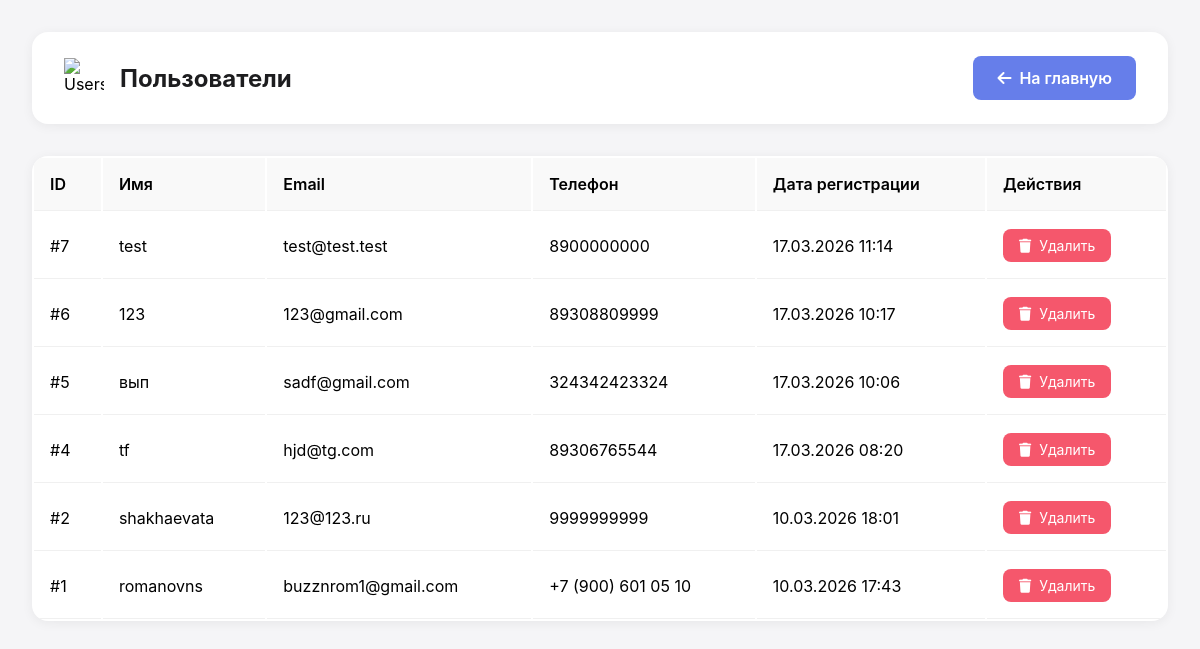
The page /admin/users.php (signed in) on the database its author committed.
### tables this page shows
CREATE TABLE `users` (
  `id` int(11) NOT NULL,
  `username` varchar(100) NOT NULL,
  `password` varchar(255) NOT NULL,
  `email` varchar(255) NOT NULL,
  `phone` varchar(20) DEFAULT NULL,
  `role` enum('admin','user') DEFAULT 'user',
  `created_at` timestamp NULL DEFAULT current_timestamp()
);

### admin/users.php (the view, shortened to what this page needs)
<?php
$conn = getDBConnection();
$users = $conn->query("SELECT * FROM users WHERE role = 'user' ORDER BY created_at DESC")->fetch_all(MYSQLI_ASSOC);
?>
<!DOCTYPE html>
<html lang="ru">
<head>
    <link rel="stylesheet" href="https://cdnjs.cloudflare.com/ajax/libs/font-awesome/6.4.0/css/all.min.css">
</head>
<body>
    <div class="container">
        <div class="header">
            <div class="header-left">
                <img src="https://cdn-icons-png.flaticon.com/512/1077/1077114.png" alt="Users">
                <h1>Пользователи</h1>
            </div>
            <a href="index.php" class="back-btn">
                <i class="fas fa-arrow-left"></i> На главную
            </a>
        </div>
        <table>
            <thead>
                <tr>
                    <th>ID</th>
                    <th>Имя</th>
                    <th>Email</th>
                    <th>Телефон</th>
                    <th>Дата регистрации</th>
                    <th>Действия</th>
                </tr>
            </thead>
            <tbody>
                <?php foreach ($users as $u): ?>
                <tr>
                    <td>#<?= $u['id'] ?></td>
                    <td><?= htmlspecialchars($u['username']) ?></td>
                    <td><?= htmlspecialchars($u['email']) ?></td>
                    <td><?= htmlspecialchars($u['phone'] ?? '-') ?></td>
                    <td><?= date('d.m.Y H:i', strtotime($u['created_at'])) ?></td>
                    <td>
                        <a href="?delete=<?= $u['id'] ?>" class="btn btn-danger" onclick="return confirm('Удалить пользователя?')">
                            <i class="fas fa-trash"></i> Удалить
                        </a>
                    </td>
                </tr>
                <?php endforeach; ?>
            </tbody>
        </table>
    </div>
</body>
</html>

### admin/users.php (style rules this page uses)
* { margin: 0; padding: 0; box-sizing: border-box; }
body { font-family: -apple-system, BlinkMacSystemFont, sans-serif; background: #f5f5f7; padding: 2rem; }
.container { max-width: 1400px; margin: 0 auto; }
.header { display: flex; justify-content: space-between; align-items: center; margin-bottom: 2rem; background: white; padding: 1.5rem 2rem; border-radius: 1rem; box-shadow: 0 2px 12px rgba(0,0,0,0.06); }
.header-left { display: flex; align-items: center; gap: 1rem; }
.header-left img { width: 40px; height: 40px; }
.header h1 { font-size: 1.5rem; color: #1d1d1f; }
.back-btn { display: inline-flex; align-items: center; gap: 0.5rem; background: #667eea; color: white; padding: 0.75rem 1.5rem; border-radius: 0.5rem; text-decoration: none; font-weight: 600; transition: all 0.3s; }
table { width: 100%; background: white; border-radius: 1rem; overflow: hidden; box-shadow: 0 2px 12px rgba(0,0,0,0.06); }
th, td { padding: 1rem; text-align: left; border-bottom: 1px solid #f0f0f0; }
th { background: #f9f9f9; font-weight: 600; }
.btn { padding: 0.5rem 1rem; border: none; border-radius: 0.5rem; cursor: pointer; text-decoration: none; display: inline-flex; align-items: center; gap: 0.5rem; font-size: 0.875rem; }
.btn-danger { background: #f5576c; color: white; }

### rows shown on the page
users: id "7", username "test", email "test@test.test", phone "8900000000", created_at "17.03.2026 11:14"
users: id "6", username "123", email "123@gmail.com", phone "89308809999", created_at "17.03.2026 10:17"
users: id "5", username "вып", email "sadf@gmail.com", phone "324342423324", created_at "17.03.2026 10:06"
users: id "4", username "tf", email "hjd@tg.com", phone "89306765544", created_at "17.03.2026 08:20"
users: id "2", username "shakhaevata", email "123@123.ru", phone "9999999999", created_at "10.03.2026 18:01"
users: id "1", username "romanovns", email "buzznrom1@gmail.com", phone "+7 (900) 601 05 10", created_at "10.03.2026 17:43"
